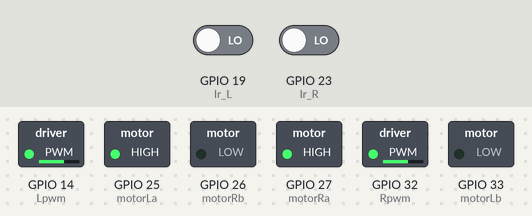
The sketch below on a simulated ESP32. Shown: switched loads named in the sketch (green lamp = pin HIGH). The inputs (shaded band) are chosen by the test bench; at power-on: GPIO 19 (Ir_L) LOW, GPIO 23 (Ir_R) LOW. What the sketch prints to the serial monitor is not drawn.

Above: at 4.2 s.
4.3 s: GPIO 19 (Ir_L) driven HIGH
At 4.6 s:
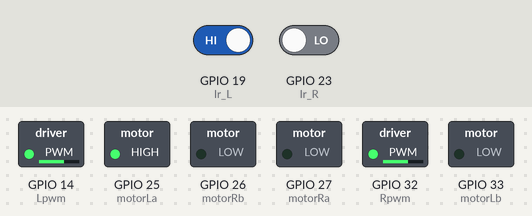
5.8 s: GPIO 23 (Ir_R) driven HIGH
At 6.9 s:
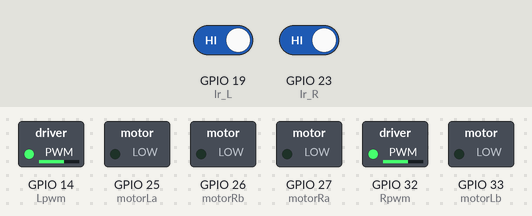
8.8 s: GPIO 19 (Ir_L) driven LOW
At 11.0 s:
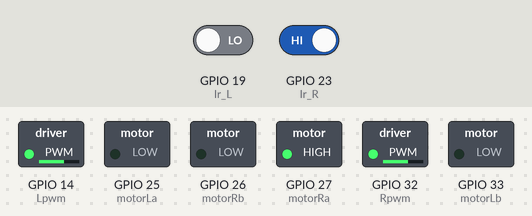
11.3 s: GPIO 23 (Ir_R) driven LOW
At 12.3 s:
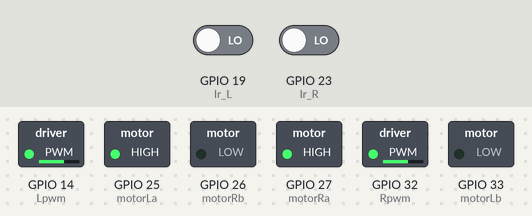
12.8 s: GPIO 19 (Ir_L) driven HIGH and GPIO 23 (Ir_R) driven HIGH
At 15.6 s:
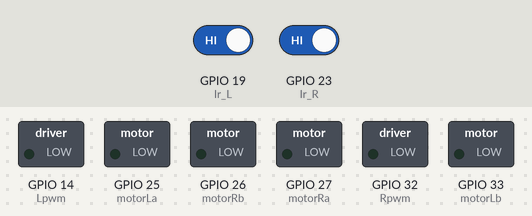
15.8 s: GPIO 19 (Ir_L) driven LOW
At 17.7 s:
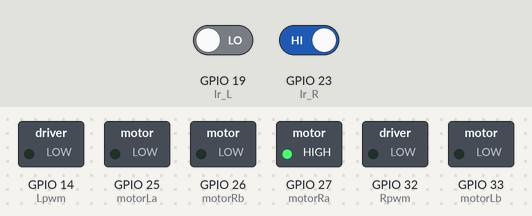
Timing chart, 0 to 19.2 s (numbered marks = the images above; inputs shaded):
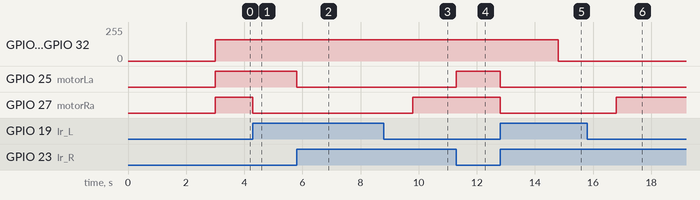

The sketch:

d_Glass_Table_count.ino
```cpp
/*
  Author : Muhammad Luqman
  Date   : 18-9-2020

  - Count,Stop on each Table and inform on bluetooth

*/
#define Ir_L 19                                         // Ir pins
#define Ir_R 23
#define motorRa 27
#define motorRb 26
#define motorLa 25
#define motorLb 33
#define Rpwm 32
#define Lpwm 14

const int channel_R = 0;
const int channel_L = 1;
const int freq = 5000;
const int res =8;

int Right_motor_speed    = 160;                        // Motor Base speeds
int Left_motor_speed     = 160;
int irReadings[2];                                     //Ir sensor array defination
int table;
void setup()
{
  Serial.begin(115200);
  setup_motors();
  Serial.println(" All set -> Get ready ");
  delay(3000);
  start_robot();
}

void loop()
{
    Get_Ir();
    action();
}


void Get_Ir() {
irReadings[0]=(digitalRead(Ir_L));
irReadings[1]=(digitalRead(Ir_R));
//Serial.print(irReadings[0]);Serial.print(" | ");Serial.print(irReadings[1]);Serial.print(" | ");Serial.println(table);
}

void action() {
 // 1 represents to be on black line
  if ((irReadings[0] == 0) && (irReadings[1] == 1))  { // only right  sensor on black
    left();
    }
  else if ((irReadings[0] == 0) && (irReadings[1] == 0) ) { // straight
    forward();
    }
  else if ((irReadings[0] == 1) && (irReadings[1] == 0) ) { // only left sensor on black
    right();
    }
  else if  ((irReadings[0] == 1) && (irReadings[1] == 1)) {
      table++;
      if(table==4){turn_off();}
      else {stop_robot();delay(2000);forward();}
  }

  }


void setup_motors(){
  // pwm setup variables
  const int freq = 5000;
  const int res = 8;

  // direction for motor pinout defination
  pinMode(motorLa, OUTPUT);
  pinMode(motorLb, OUTPUT);
  pinMode(motorRa, OUTPUT);
  pinMode(motorRb, OUTPUT);
  pinMode(Ir_L,INPUT);
  pinMode(Ir_R,INPUT);
  // Pwm functionality setup
  ledcSetup(channel_R ,freq , res);
  ledcSetup(channel_L ,freq , res);
  ledcAttachPin(Rpwm,channel_R);
  ledcAttachPin(Lpwm,channel_L);
}

// function to enable the motors of robot
void start_robot(){
  ledcWrite(channel_R , Right_motor_speed);
  ledcWrite(channel_L , Left_motor_speed);
  digitalWrite(motorLa,HIGH);                             // Forward direction configuration
  digitalWrite(motorRa,HIGH);
}


void forward(){
  digitalWrite(motorLa,HIGH);
  digitalWrite(motorRa,HIGH);
  digitalWrite(motorLb,LOW);
  digitalWrite(motorRb,LOW);

}
void left(){
  digitalWrite(motorLa,LOW);
  digitalWrite(motorRa,HIGH);
  digitalWrite(motorLb,LOW);
  digitalWrite(motorRb,LOW);

}
void right(){
  digitalWrite(motorLa,HIGH);
  digitalWrite(motorRa,LOW);
  digitalWrite(motorLb,LOW);
  digitalWrite(motorRb,LOW);

}


// function to disable the motors of robot
void stop_robot(){
  digitalWrite(motorLa,LOW);
  digitalWrite(motorRa,LOW);
}
void turn_off(){
  ledcWrite(channel_R,0);
  ledcWrite(channel_L,0);
}
```

Measured:
- after the input at 4.3 s, GPIO 27 (motorRa): HIGH → LOW at once
- after the input at 5.8 s, GPIO 25 (motorLa): HIGH → LOW at once
- after the input at 8.8 s, GPIO 27 (motorRa): LOW → HIGH after 1.0 s
- after the input at 11.3 s, GPIO 25 (motorLa): LOW → HIGH at once
- after the input at 12.8 s, GPIO 14 (Lpwm), GPIO 32 (Rpwm): 159/255 → 0/255 after 2.0 s; GPIO 25 (motorLa), GPIO 27 (motorRa): HIGH → LOW at once
- after the input at 15.8 s, GPIO 27 (motorRa): LOW → HIGH after 1.0 s
